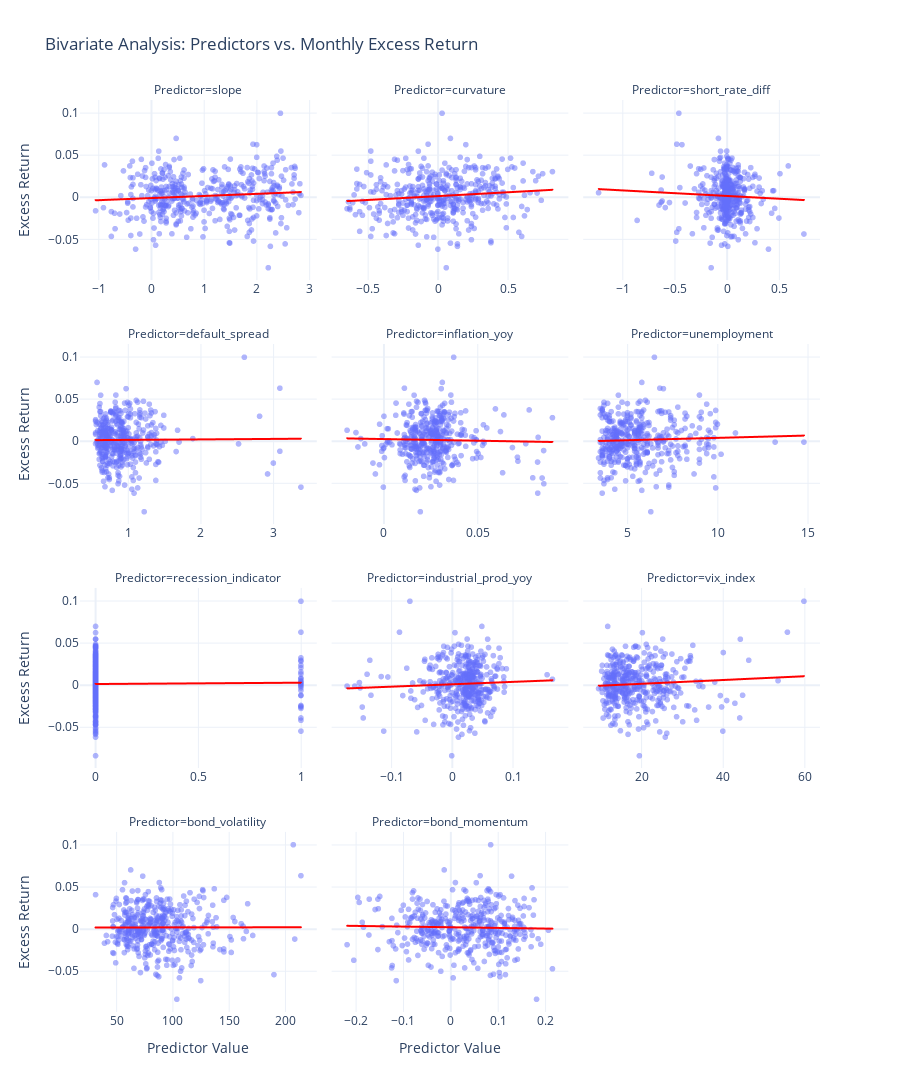

The notebook cell saved with this chart:
### Markdown cell above
- Some predictors are really highly correlated. For example, `unemployment` and `slope` has a correlation coef of 0.71, and `default_spread` and `industrial_prod_yoy` has a correlation coef of -0.65.
- There is no predictor that has strong correlation with the target variable.

### Code cell
df_bivariate = df_final.melt(
    id_vars=['excess_return'], 
    value_vars=predictors,
    var_name='Predictor', 
    value_name='Value'
)

fig = px.scatter(
    df_bivariate, 
    x='Value', 
    y='excess_return', 
    facet_col='Predictor', 
    facet_col_wrap=3,           # 3 columns for better visibility
    trendline="ols",            # Adds a linear regression line to each plot
    trendline_color_override="red",
    height=1200,
    title="Bivariate Analysis: Predictors vs. Monthly Excess Return",
    labels={'Value': 'Predictor Value', 'excess_return': 'Excess Return'},
    template='plotly_white',
    opacity=0.5                 # Lower opacity helps see density of points
)

# independent x-axis: because units vary (e.g., VIX is ~20, slope is ~1.5)
fig.update_xaxes(matches=None, showticklabels=True)
fig.update_layout(showlegend=False)

fig.show()

### Figure 1 — Plotly figure (JSON) as saved in the notebook; plotly's stock layout.template omitted (floating-point values rounded to 4 significant figures; data arrays with more than 128 entries replaced by an {"elided": "..."} marker saying what was removed)
{"data": [{"hovertemplate": "Predictor=slope<br>Predictor Value=%{x}<br>Excess Return=%{y}<extra></extra>", "legendgroup": "", "marker": {"color": "#636efa", "opacity": 0.5, "symbol": "circle"}, "mode": "markers", "name": "", "showlegend": false, "type": "scattergl", "x": {"elided": "418 float values"}, "xaxis": "x10", "y": {"elided": "418 float values"}, "yaxis": "y10"}, {"hovertemplate": "<b>OLS trendline</b><br>excess_return = 0.00250225 * Value + -0.000459561<br>R<sup>2</sup>=0.009568<br><br>Predictor=slope<br>Predictor Value=%{x}<br>Excess Return=%{y} <b>(trend)</b><extra></extra>", "legendgroup": "", "line": {"color": "red"}, "marker": {"color": "#636efa", "symbol": "circle"}, "mode": "lines", "name": "", "showlegend": false, "type": "scattergl", "x": {"elided": "418 float values"}, "xaxis": "x10", "y": {"elided": "418 float values"}, "yaxis": "y10"}, {"hovertemplate": "Predictor=curvature<br>Predictor Value=%{x}<br>Excess Return=%{y}<extra></extra>", "legendgroup": "", "marker": {"color": "#636efa", "opacity": 0.5, "symbol": "circle"}, "mode": "markers", "name": "", "showlegend": false, "type": "scattergl", "x": {"elided": "418 float values"}, "xaxis": "x11", "y": {"elided": "418 float values"}, "yaxis": "y11"}, {"hovertemplate": "<b>OLS trendline</b><br>excess_return = 0.00912593 * Value + 0.00186444<br>R<sup>2</sup>=0.012899<br><br>Predictor=curvature<br>Predictor Value=%{x}<br>Excess Return=%{y} <b>(trend)</b><extra></extra>", "legendgroup": "", "line": {"color": "red"}, "marker": {"color": "#636efa", "symbol": "circle"}, "mode": "lines", "name": "", "showlegend": false, "type": "scattergl", "x": {"elided": "418 float values"}, "xaxis": "x11", "y": {"elided": "418 float values"}, "yaxis": "y11"}, {"hovertemplate": "Predictor=short_rate_diff<br>Predictor Value=%{x}<br>Excess Return=%{y}<extra></extra>", "legendgroup": "", "marker": {"color": "#636efa", "opacity": 0.5, "symbol": "circle"}, "mode": "markers", "name": "", "showlegend": false, "type": "scattergl", "x": {"elided": "418 float values"}, "xaxis": "x12", "y": {"elided": "418 float values"}, "yaxis": "y12"}, {"hovertemplate": "<b>OLS trendline</b><br>excess_return = -0.00659876 * Value + 0.00206007<br>R<sup>2</sup>=0.002758<br><br>Predictor=short_rate_diff<br>Predictor Value=%{x}<br>Excess Return=%{y} <b>(trend)</b><extra></extra>", "legendgroup": "", "line": {"color": "red"}, "marker": {"color": "#636efa", "symbol": "circle"}, "mode": "lines", "name": "", "showlegend": false, "type": "scattergl", "x": {"elided": "418 float values"}, "xaxis": "x12", "y": {"elided": "418 float values"}, "yaxis": "y12"}, {"hovertemplate": "Predictor=default_spread<br>Predictor Value=%{x}<br>Excess Return=%{y}<extra></extra>", "legendgroup": "", "marker": {"color": "#636efa", "opacity": 0.5, "symbol": "circle"}, "mode": "markers", "name": "", "showlegend": false, "type": "scattergl", "x": {"elided": "418 float values"}, "xaxis": "x7", "y": {"elided": "418 float values"}, "yaxis": "y7"}, {"hovertemplate": "<b>OLS trendline</b><br>excess_return = 0.00057669 * Value + 0.00155853<br>R<sup>2</sup>=0.000082<br><br>Predictor=default_spread<br>Predictor Value=%{x}<br>Excess Return=%{y} <b>(trend)</b><extra></extra>", "legendgroup": "", "line": {"color": "red"}, "marker": {"color": "#636efa", "symbol": "circle"}, "mode": "lines", "name": "", "showlegend": false, "type": "scattergl", "x": {"elided": "418 float values"}, "xaxis": "x7", "y": {"elided": "418 float values"}, "yaxis": "y7"}, {"hovertemplate": "Predictor=inflation_yoy<br>Predictor Value=%{x}<br>Excess Return=%{y}<extra></extra>", "legendgroup": "", "marker": {"color": "#636efa", "opacity": 0.5, "symbol": "circle"}, "mode": "markers", "name": "", "showlegend": false, "type": "scattergl", "x": {"elided": "418 float values"}, "xaxis": "x8", "y": {"elided": "418 float values"}, "yaxis": "y8"}, {"hovertemplate": "<b>OLS trendline</b><br>excess_return = -0.0388462 * Value + 0.0031112<br>R<sup>2</sup>=0.000640<br><br>Predictor=inflation_yoy<br>Predictor Value=%{x}<br>Excess Return=%{y} <b>(trend)</b><extra></extra>", "legendgroup": "", "line": {"color": "red"}, "marker": {"color": "#636efa", "symbol": "circle"}, "mode": "lines", "name": "", "showlegend": false, "type": "scattergl", "x": {"elided": "418 float values"}, "xaxis": "x8", "y": {"elided": "418 float values"}, "yaxis": "y8"}, {"hovertemplate": "Predictor=unemployment<br>Predictor Value=%{x}<br>Excess Return=%{y}<extra></extra>", "legendgroup": "", "marker": {"color": "#636efa", "opacity": 0.5, "symbol": "circle"}, "mode": "markers", "name": "", "showlegend": false, "type": "scattergl", "x": {"elided": "418 float values"}, "xaxis": "x9", "y": {"elided": "418 float values"}, "yaxis": "y9"}, {"hovertemplate": "<b>OLS trendline</b><br>excess_return = 0.000558445 * Value + -0.00107034<br>R<sup>2</sup>=0.001751<br><br>Predictor=unemployment<br>Predictor Value=%{x}<br>Excess Return=%{y} <b>(trend)</b><extra></extra>", "legendgroup": "", "line": {"color": "red"}, "marker": {"color": "#636efa", "symbol": "circle"}, "mode": "lines", "name": "", "showlegend": false, "type": "scattergl", "x": {"elided": "418 float values"}, "xaxis": "x9", "y": {"elided": "418 float values"}, "yaxis": "y9"}, {"hovertemplate": "Predictor=recession_indicator<br>Predictor Value=%{x}<br>Excess Return=%{y}<extra></extra>", "legendgroup": "", "marker": {"color": "#636efa", "opacity": 0.5, "symbol": "circle"}, "mode": "markers", "name": "", "showlegend": false, "type": "scattergl", "x": {"elided": "418 int values"}, "xaxis": "x4", "y": {"elided": "418 float values"}, "yaxis": "y4"}, {"hovertemplate": "<b>OLS trendline</b><br>excess_return = 0.00154848 * Value + 0.00198974<br>R<sup>2</sup>=0.000279<br><br>Predictor=recession_indicator<br>Predictor Value=%{x}<br>Excess Return=%{y} <b>(trend)</b><extra></extra>", "legendgroup": "", "line": {"color": "red"}, "marker": {"color": "#636efa", "symbol": "circle"}, "mode": "lines", "name": "", "showlegend": false, "type": "scattergl", "x": {"elided": "418 int values"}, "xaxis": "x4", "y": {"elided": "418 float values"}, "yaxis": "y4"}, {"hovertemplate": "Predictor=industrial_prod_yoy<br>Predictor Value=%{x}<br>Excess Return=%{y}<extra></extra>", "legendgroup": "", "marker": {"color": "#636efa", "opacity": 0.5, "symbol": "circle"}, "mode": "markers", "name": "", "showlegend": false, "type": "scattergl", "x": {"elided": "418 float values"}, "xaxis": "x5", "y": {"elided": "418 float values"}, "yaxis": "y5"}, {"hovertemplate": "<b>OLS trendline</b><br>excess_return = 0.0284211 * Value + 0.00167008<br>R<sup>2</sup>=0.002560<br><br>Predictor=industrial_prod_yoy<br>Predictor Value=%{x}<br>Excess Return=%{y} <b>(trend)</b><extra></extra>", "legendgroup": "", "line": {"color": "red"}, "marker": {"color": "#636efa", "symbol": "circle"}, "mode": "lines", "name": "", "showlegend": false, "type": "scattergl", "x": {"elided": "418 float values"}, "xaxis": "x5", "y": {"elided": "418 float values"}, "yaxis": "y5"}, {"hovertemplate": "Predictor=vix_index<br>Predictor Value=%{x}<br>Excess Return=%{y}<extra></extra>", "legendgroup": "", "marker": {"color": "#636efa", "opacity": 0.5, "symbol": "circle"}, "mode": "markers", "name": "", "showlegend": false, "type": "scattergl", "x": {"elided": "418 float values"}, "xaxis": "x6", "y": {"elided": "418 float values"}, "yaxis": "y6"}, {"hovertemplate": "<b>OLS trendline</b><br>excess_return = 0.000225084 * Value + -0.0022653<br>R<sup>2</sup>=0.005081<br><br>Predictor=vix_index<br>Predictor Value=%{x}<br>Excess Return=%{y} <b>(trend)</b><extra></extra>", "legendgroup": "", "line": {"color": "red"}, "marker": {"color": "#636efa", "symbol": "circle"}, "mode": "lines", "name": "", "showlegend": false, "type": "scattergl", "x": {"elided": "418 float values"}, "xaxis": "x6", "y": {"elided": "418 float values"}, "yaxis": "y6"}, {"hovertemplate": "Predictor=bond_volatility<br>Predictor Value=%{x}<br>Excess Return=%{y}<extra></extra>", "legendgroup": "", "marker": {"color": "#636efa", "opacity": 0.5, "symbol": "circle"}, "mode": "markers", "name": "", "showlegend": false, "type": "scattergl", "x": {"elided": "418 float values"}, "xaxis": "x", "y": {"elided": "418 float values"}, "yaxis": "y"}, {"hovertemplate": "<b>OLS trendline</b><br>excess_return = 1.57768e-06 * Value + 0.00195984<br>R<sup>2</sup>=0.000004<br><br>Predictor=bond_volatility<br>Predictor Value=%{x}<br>Excess Return=%{y} <b>(trend)</b><extra></extra>", "legendgroup": "", "line": {"color": "red"}, "marker": {"color": "#636efa", "symbol": "circle"}, "mode": "lines", "name": "", "showlegend": false, "type": "scattergl", "x": {"elided": "418 float values"}, "xaxis": "x", "y": {"elided": "418 float values"}, "yaxis": "y"}, {"hovertemplate": "Predictor=bond_momentum<br>Predictor Value=%{x}<br>Excess Return=%{y}<extra></extra>", "legendgroup": "", "marker": {"color": "#636efa", "opacity": 0.5, "symbol": "circle"}, "mode": "markers", "name": "", "showlegend": false, "type": "scattergl", "x": {"elided": "418 float values"}, "xaxis": "x2", "y": {"elided": "418 float values"}, "yaxis": "y2"}, {"hovertemplate": "<b>OLS trendline</b><br>excess_return = -0.00788227 * Value + 0.00230666<br>R<sup>2</sup>=0.000762<br><br>Predictor=bond_momentum<br>Predictor Value=%{x}<br>Excess Return=%{y} <b>(trend)</b><extra></extra>", "legendgroup": "", "line": {"color": "red"}, "marker": {"color": "#636efa", "symbol": "circle"}, "mode": "lines", "name": "", "showlegend": false, "type": "scattergl", "x": {"elided": "418 float values"}, "xaxis": "x2", "y": {"elided": "418 float values"}, "yaxis": "y2"}], "layout": {"annotations": [{"font": {}, "showarrow": false, "text": "Predictor=bond_volatility", "x": 0.16, "xanchor": "center", "xref": "paper", "y": 0.1975, "yanchor": "bottom", "yref": "paper"}, {"font": {}, "showarrow": false, "text": "Predictor=bond_momentum", "x": 0.5, "xanchor": "center", "xref": "paper", "y": 0.1975, "yanchor": "bottom", "yref": "paper"}, {"font": {}, "showarrow": false, "text": "Predictor=recession_indicator", "x": 0.16, "xanchor": "center", "xref": "paper", "y": 0.465, "yanchor": "bottom", "yref": "paper"}, {"font": {}, "showarrow": false, "text": "Predictor=industrial_prod_yoy", "x": 0.5, "xanchor": "center", "xref": "paper", "y": 0.465, "yanchor": "bottom", "yref": "paper"}, {"font": {}, "showarrow": false, "text": "Predictor=vix_index", "x": 0.84, "xanchor": "center", "xref": "paper", "y": 0.465, "yanchor": "bottom", "yref": "paper"}, {"font": {}, "showarrow": false, "text": "Predictor=default_spread", "x": 0.16, "xanchor": "center", "xref": "paper", "y": 0.7325, "yanchor": "bottom", "yref": "paper"}, {"font": {}, "showarrow": false, "text": "Predictor=inflation_yoy", "x": 0.5, "xanchor": "center", "xref": "paper", "y": 0.7325, "yanchor": "bottom", "yref": "paper"}, {"font": {}, "showarrow": false, "text": "Predictor=unemployment", "x": 0.84, "xanchor": "center", "xref": "paper", "y": 0.7325, "yanchor": "bottom", "yref": "paper"}, {"font": {}, "showarrow": false, "text": "Predictor=slope", "x": 0.16, "xanchor": "center", "xref": "paper", "y": 1, "yanchor": "bottom", "yref": "paper"}, {"font": {}, "showarrow": false, "text": "Predictor=curvature", "x": 0.5, "xanchor": "center", "xref": "paper", "y": 1, "yanchor": "bottom", "yref": "paper"}, {"font": {}, "showarrow": false, "text": "Predictor=short_rate_diff", "x": 0.84, "xanchor": "center", "xref": "paper", "y": 1, "yanchor": "bottom", "yref": "paper"}], "height": 1200, "legend": {"tracegroupgap": 0}, "showlegend": false, "title": {"text": "Bivariate Analysis: Predictors vs. Monthly Excess Return"}, "xaxis": {"anchor": "y", "domain": [0, 0.32], "showticklabels": true, "title": {"text": "Predictor Value"}}, "xaxis10": {"anchor": "y10", "domain": [0, 0.32], "showticklabels": true}, "xaxis11": {"anchor": "y11", "domain": [0.34, 0.66], "showticklabels": true}, "xaxis12": {"anchor": "y12", "domain": [0.68, 1.0], "showticklabels": true}, "xaxis2": {"anchor": "y2", "domain": [0.34, 0.66], "showticklabels": true, "title": {"text": "Predictor Value"}}, "xaxis3": {"anchor": "y3", "domain": [0.68, 1.0], "showticklabels": true, "title": {"text": "Predictor Value"}}, "xaxis4": {"anchor": "y4", "domain": [0, 0.32], "showticklabels": true}, "xaxis5": {"anchor": "y5", "domain": [0.34, 0.66], "showticklabels": true}, "xaxis6": {"anchor": "y6", "domain": [0.68, 1.0], "showticklabels": true}, "xaxis7": {"anchor": "y7", "domain": [0, 0.32], "showticklabels": true}, "xaxis8": {"anchor": "y8", "domain": [0.34, 0.66], "showticklabels": true}, "xaxis9": {"anchor": "y9", "domain": [0.68, 1.0], "showticklabels": true}, "yaxis": {"anchor": "x", "domain": [0, 0.1975], "title": {"text": "Excess Return"}}, "yaxis10": {"anchor": "x10", "domain": [0.8025, 1], "matches": "y", "title": {"text": "Excess Return"}}, "yaxis11": {"anchor": "x11", "domain": [0.8025, 1], "matches": "y", "showticklabels": false}, "yaxis12": {"anchor": "x12", "domain": [0.8025, 1], "matches": "y", "showticklabels": false}, "yaxis2": {"anchor": "x2", "domain": [0, 0.1975], "matches": "y", "showticklabels": false}, "yaxis3": {"anchor": "x3", "domain": [0, 0.1975], "matches": "y", "showticklabels": false}, "yaxis4": {"anchor": "x4", "domain": [0.2675, 0.465], "matches": "y", "title": {"text": "Excess Return"}}, "yaxis5": {"anchor": "x5", "domain": [0.2675, 0.465], "matches": "y", "showticklabels": false}, "yaxis6": {"anchor": "x6", "domain": [0.2675, 0.465], "matches": "y", "showticklabels": false}, "yaxis7": {"anchor": "x7", "domain": [0.535, 0.7325], "matches": "y", "title": {"text": "Excess Return"}}, "yaxis8": {"anchor": "x8", "domain": [0.535, 0.7325], "matches": "y", "showticklabels": false}, "yaxis9": {"anchor": "x9", "domain": [0.535, 0.7325], "matches": "y", "showticklabels": false}}}
